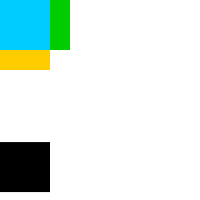
Frame 1 (no input)
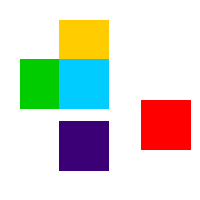
Frame 60 (the mouse pressed at the canvas centre just before this capture)
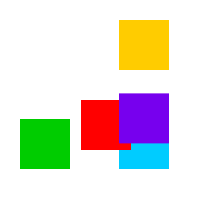
Frame 120 (the mouse held since frame 60 and released just before this capture)

The Processing sketch that drew these frames (run headless with seeded random() and noise(); from frame 60 on, the mouse is pressed at the canvas centre):

// Processing sketch: sketch_230125a
// ── sketch_230125a.pde
int i;
int j;
int k;

int r;
int g;
int b;

void setup(){
size(200, 200);
noStroke();
i=0;
j=200;
k=5;
}

void draw(){
background(255);
k ++;

fill(255, 204, 0);
rect(i, 20, 50, 50);
rect((i-199), 20, 50, 50);

fill(0, 204, 0);
rect(20, i, 50, 50);
rect(20, (i-199), 50, 50);

fill(0, 204, 255);
rect(i, i, 50, 50);
rect((i-199), (i-199), 50, 50);

fill(255, 0, 0);
rect(j, 100, 50, 50);
rect((j+199), 100, 50, 50);

fill(r, g, b);
rect(i, ((sin(k/5)*50)+ 100), 50, 50);
rect((i-199), ((sin(k/5)*50)+ 100), 50, 50);

if(i++>=199) i=0;
if(j--<=-50) j=150;
r = (r + 1) % 360;
g = (g - 1) % 360;
b = (b + 2) % 360;
}
